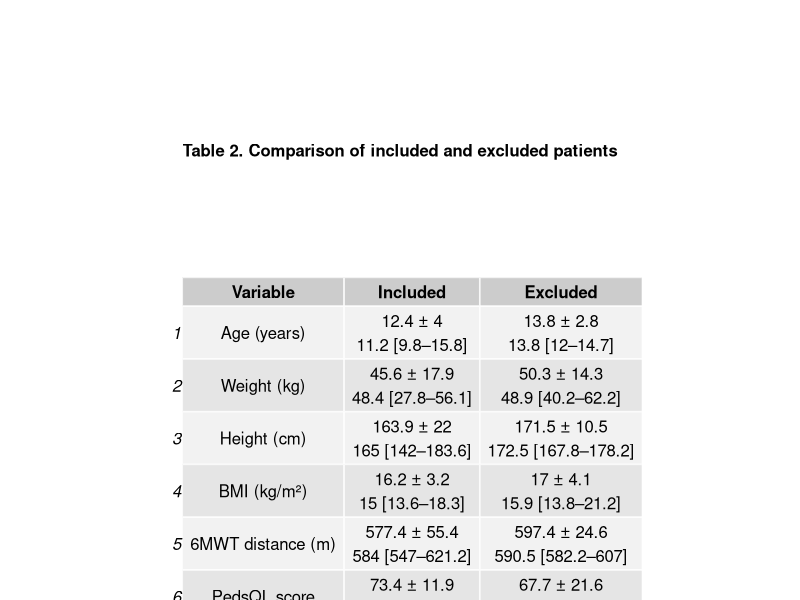

The R source for this figure:
## ---- chunk 1
knitr::opts_chunk$set(echo = TRUE, warning = FALSE, message = FALSE)
## ---- chunk 2
# Load package
library(readxl)

# Import datasets
included_data <- read_excel("data/data_clean.xlsx")
excluded_data <- read_excel("data/data_excluded.xlsx")

# Check structure
str(included_data)
str(excluded_data)
## ---- chunk 3

# Load packages
library(gridExtra)
library(grid)

# ---- 1. FUNCTIONS ----

# Mean ± SD
mean_sd <- function(x) {
  paste0(
    round(mean(x, na.rm = TRUE), 1), " ± ",
    round(sd(x, na.rm = TRUE), 1)
  )
}

# Median [IQR]
median_iqr <- function(x) {
  paste0(
    round(median(x, na.rm = TRUE), 1), " [",
    round(quantile(x, 0.25, na.rm = TRUE), 1), "–",
    round(quantile(x, 0.75, na.rm = TRUE), 1), "]"
  )
}

# ---- 2. VARIABLES ----

vars <- c("age", "weight_kg", "height_cm", "bmi_kg_cm2",
          "6minwt_distance_traveled_m_before",
          "pedsql_totalself_before")

# ---- 3. BUILD CLEAN TABLE ----

table_final <- data.frame(
  Variable = vars,
  Included = paste0(
    sapply(included_data[vars], mean_sd), "\n",
    sapply(included_data[vars], median_iqr)
  ),
  Excluded = paste0(
    sapply(excluded_data[vars], mean_sd), "\n",
    sapply(excluded_data[vars], median_iqr)
  )
)

# Remove row names
rownames(table_final) <- NULL

# Rename variables (clean labels)
table_final$Variable <- c(
  "Age (years)",
  "Weight (kg)",
  "Height (cm)",
  "BMI (kg/m²)",
  "6MWT distance (m)",
  "PedsQL score"
)

# Display table in RMarkdown
table_final

# ---- 4. EXPORT TO PDF ----

n_rows <- nrow(table_final)

pdf("figures/Table_2_Comparison_Included_Excluded.pdf",
    width = 8,
    height = 1 + n_rows * 0.5)

grid.arrange(
  textGrob(
    "Table 2. Comparison of included and excluded patients",
    gp = gpar(fontsize = 12, fontface = "bold")
  ),
  tableGrob(table_final),
  ncol = 1
)

dev.off()
